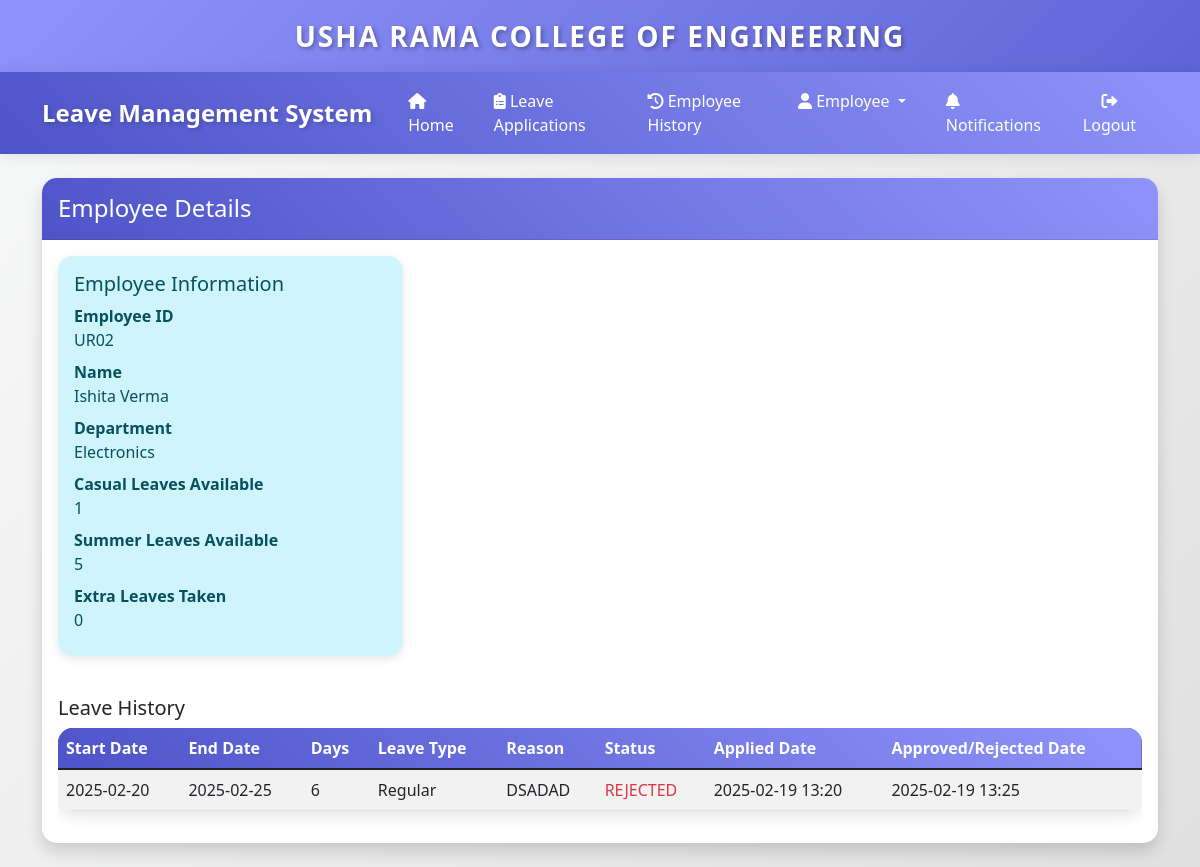
The page /employee-details/UR02/ (signed in) on the database its author committed.
### leave_management/models.py (models this page shows, shortened)
class Employee(AbstractUser):
    DEPARTMENT_CHOICES = [
        ('CSE', 'Computer Science'),
        ('ECE', 'Electronics'),
        ('MECH', 'Mechanical'),
        ('CIVIL', 'Civil'),
    ]
    employee_id = models.CharField(max_length=20, unique=True, validators=[MinLengthValidator(1)])
    department = models.CharField(max_length=20, choices=DEPARTMENT_CHOICES)
    is_admin = models.BooleanField(default=False)
    casual_leaves_remaining = models.IntegerField(default=1)  # Start with 1 leave
    extra_leaves_taken = models.IntegerField(default=0)
    summer_leaves_remaining = models.IntegerField(default=5)  # Summer leaves for May
    last_leave_increment = models.DateField(default=timezone.now)  # Track last leave increment

class LeaveRequest(models.Model):
    STATUS_CHOICES = [
        ('PENDING', 'Pending'),
        ('APPROVED', 'Approved'),
        ('REJECTED', 'Rejected'),
    ]
    employee = models.ForeignKey(Employee, on_delete=models.CASCADE)
    start_date = models.DateField()
    end_date = models.DateField()
    number_of_days = models.IntegerField()
    reason = models.TextField()
    status = models.CharField(max_length=10, choices=STATUS_CHOICES, default='PENDING')
    created_at = models.DateTimeField(auto_now_add=True)
    updated_at = models.DateTimeField(auto_now=True)

### leave_management/views.py (the view)
# urls.py: path('employee-details/<str:employee_id>/', views.employee_leave_detail, name='employee_detail'),
@login_required
@user_passes_test(is_admin)
def employee_leave_detail(request, employee_id):
    employee = get_object_or_404(Employee, employee_id=employee_id)
    leave_requests = LeaveRequest.objects.filter(employee=employee).order_by('-created_at')
    leave_history = []
    for leave in leave_requests:
        leave_type = 'Summer' if leave.start_date.month == 5 else 'Regular'
        leave_history.append({
            'start_date': leave.start_date.strftime('%Y-%m-%d'),
            'end_date': leave.end_date.strftime('%Y-%m-%d'),
            'number_of_days': (leave.end_date - leave.start_date).days + 1,
            'type': leave_type,
            'reason': leave.reason,
            'status': leave.status,
            'applied_date': leave.created_at.strftime('%Y-%m-%d %H:%M'),
            'approved_date': leave.updated_at.strftime('%Y-%m-%d %H:%M') if leave.status != 'PENDING' else '-'
        })
    context = {
        'employee': employee,
        'leave_history': leave_history,
        'casual_leaves_remaining': employee.casual_leaves_remaining,
        'summer_leaves_remaining': employee.summer_leaves_remaining,
        'extra_leaves_taken': max(0, employee.extra_leaves_taken)
    }
    return render(request, 'leave_management/employee_details.html', context)

### leave_management/views.py (called while the page is built)
def is_admin(user):
    return user.is_admin

### leave_management/templates/leave_management/employee_details.html
{% extends 'leave_management/base.html' %}
{% load static %}
{% block content %}
<div class="card shadow mb-4">
    <div class="card-header">
        <h4 class="mb-0">Employee Details</h4>
    </div>
    <div class="card-body">
        <div class="row">
            <div class="col-md-4">
                <div class="alert alert-info">
                    <h5 class="alert-heading">Employee Information</h5>
                    <dl class="mb-0">
                        <dt>Employee ID</dt>
                        <dd>{{ employee.employee_id }}</dd>
                        <dt>Name</dt>
                        <dd>{{ employee.get_full_name }}</dd>
                        <dt>Department</dt>
                        <dd>{{ employee.get_department_display }}</dd>
                        <dt>Casual Leaves Available</dt>
                        <dd>{{ casual_leaves_remaining }}</dd>
                        <dt>Summer Leaves Available</dt>
                        <dd>{{ summer_leaves_remaining }}</dd>
                        <dt>Extra Leaves Taken</dt>
                        <dd>{{ extra_leaves_taken }}</dd>
                    </dl>
                </div>
            </div>
        </div>
        <div class="row mt-4">
            <div class="col-12">
                <h5>Leave History</h5>
                <div class="table-responsive">
                    <table class="table table-striped table-hover">
                        <thead style="background-color: #343a40; color: white;">
                            <tr>
                                <th>Start Date</th>
                                <th>End Date</th>
                                <th>Days</th>
                                <th>Leave Type</th>
                                <th>Reason</th>
                                <th>Status</th>
                                <th>Applied Date</th>
                                <th>Approved/Rejected Date</th>
                            </tr>
                        </thead>
                        <tbody>
                            {% for leave in leave_history %}
                            <tr>
                                <td>{{ leave.start_date }}</td>
                                <td>{{ leave.end_date }}</td>
                                <td>{{ leave.number_of_days }}</td>
                                <td>{{ leave.type }}</td>
                                <td>{{ leave.reason }}</td>
                                <td>
                                    <span class="{% if leave.status == 'APPROVED' %}text-success{% elif leave.status == 'REJECTED' %}text-danger{% else %}text-warning{% endif %}">
                                        {{ leave.status }}
                                    </span>
                                </td>
                                <td>{{ leave.applied_date }}</td>
                                <td>{{ leave.approved_date }}</td>
                            </tr>
                            {% empty %}
                            <tr>
                                <td colspan="8" class="text-center">No leave history found</td>
                            </tr>
                            {% endfor %}
                        </tbody>
                    </table>
                </div>
            </div>
        </div>
    </div>
</div>
{% endblock %}

### leave_management/templates/leave_management/base.html (style rules this page uses)
:root { --primary-color: #4e54c8; --secondary-color: #8f94fb; --accent-color: #ff6b6b; --success-color: #2ecc71; --warning-color: #f1c40f; --danger-color: #e74c3c; --light-color: #f8f9fa; --dark-color: #2c3e50; }
body { background: linear-gradient(135deg, var(--light-color), #e0e0e0); min-height: 100vh; padding-top: 0; }
.card { border: none; border-radius: 15px; box-shadow: 0 5px 15px rgba(0, 0, 0, 0.1); transition: all 0.3s ease; background: white; margin-bottom: 1.5rem; }
.card-header { background: linear-gradient(45deg, var(--primary-color), var(--secondary-color)); color: white; border-radius: 15px 15px 0 0 !important; padding: 1rem; }
.alert { border-radius: 15px; border: none; box-shadow: 0 3px 10px rgba(0, 0, 0, 0.1); }
.table { background: white; border-radius: 15px; overflow: hidden; box-shadow: 0 5px 15px rgba(0, 0, 0, 0.1); }
.table thead { background: linear-gradient(45deg, var(--primary-color), var(--secondary-color)); color: white; }
.card { animation: fadeIn 0.8s ease-out; }

### rows shown on the page
Employee: employee_id "UR02", get_full_name "Ishita Verma", department "Electronics"
LeaveRequest: start_date "2025-02-20", end_date "2025-02-25", number_of_days "6", type "Regular", reason "DSADAD", status "REJECTED", applied_date "2025-02-19 13:20", approved_date "2025-02-19 13:25"

### other values the page prints
{{ casual_leaves_remaining }} "1"
{{ summer_leaves_remaining }} "5"
{{ extra_leaves_taken }} "0"
